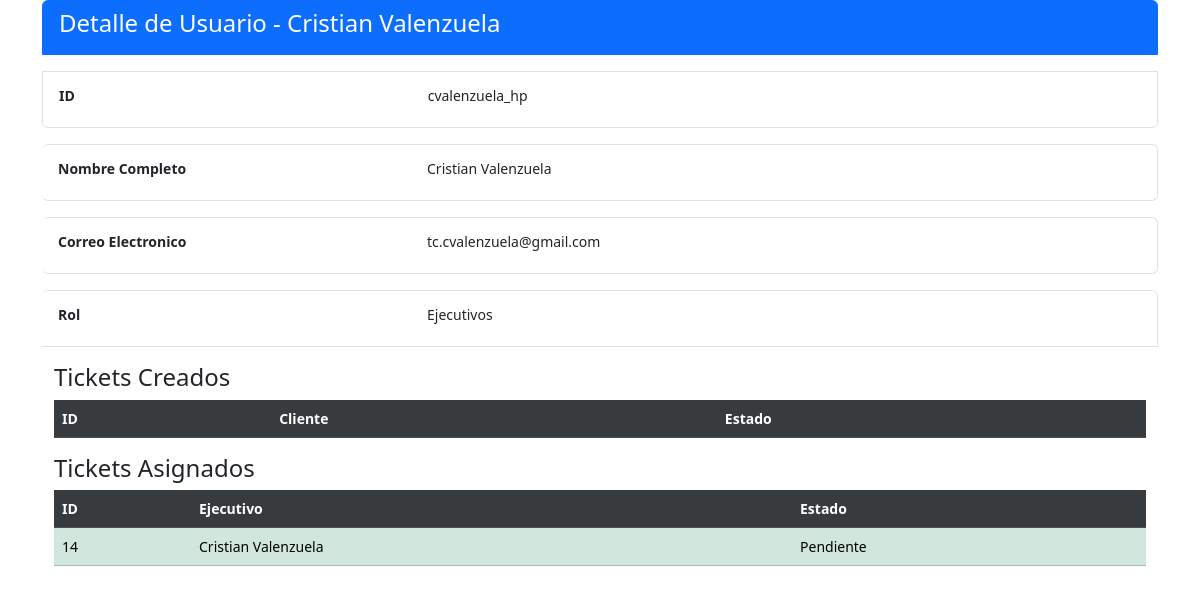
/home/3/detalle_usuario, run on an earlier commit of the app's database.
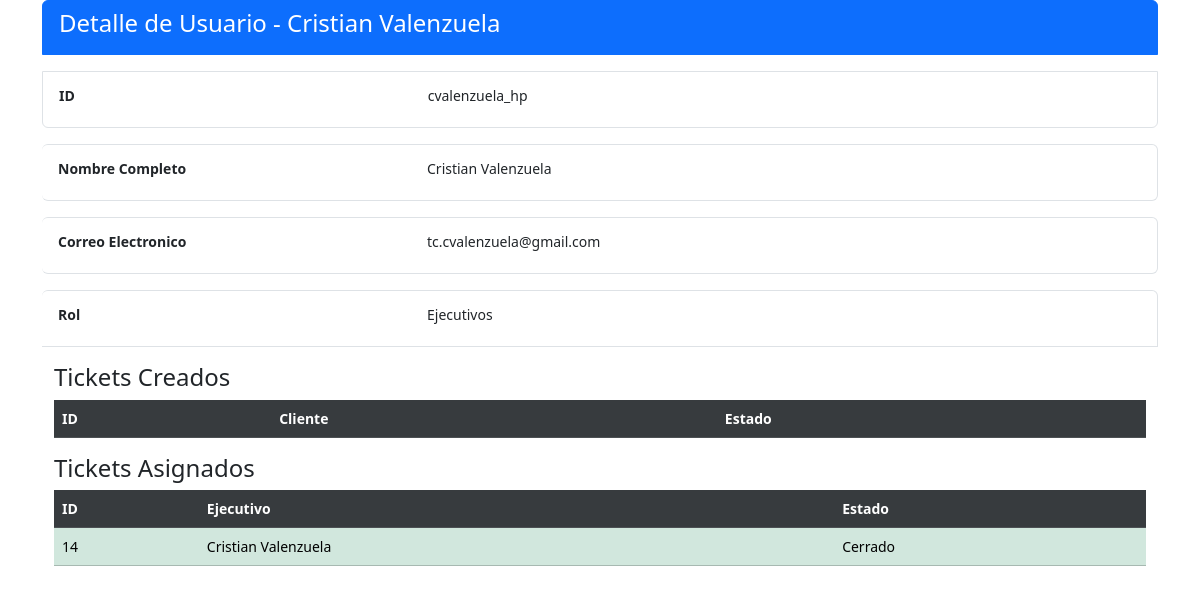
And on a later commit of the database.
### core/models.py (models this page shows, shortened)
class Ticket(models.Model):
    fecha_creacion = models.DateTimeField(auto_now_add=True)
    cliente = models.ForeignKey("Profile", on_delete=models.CASCADE, related_name='tickets_creados')
    ejecutivo = models.ForeignKey("Profile", on_delete=models.CASCADE, related_name='tickets_asignados')
    area = models.ForeignKey("Area", on_delete=models.CASCADE, verbose_name="Area", default = 'Ejecutivo Telefonico')
    tipo = models.ForeignKey("Tipo", on_delete=models.CASCADE, verbose_name="Tipo",default='Solicitud')
    criticidad = models.ForeignKey("Criticidad", on_delete=models.CASCADE, verbose_name="Criticidad",default='Media')
    estado = models.ForeignKey("Estado", on_delete=models.CASCADE, verbose_name="Estado", default=1)
    descripcion = models.TextField()
    observaciones = models.TextField(blank=True)
    user = models.ForeignKey(User,on_delete=models.CASCADE, verbose_name='Usuario', null=True)

class Estado(models.Model):
    estado_ticket = models.CharField(max_length=55, blank=False)
    def __str__(self):
        return self.estado_ticket

class Profile(models.Model):
    user = models.OneToOneField(User, on_delete=models.CASCADE)
    nombre = models.CharField(max_length=255, blank=True)
    apellido = models.CharField(max_length=255, null=True, blank=True)
    email = models.EmailField(unique=True, blank=True)
    group = models.ForeignKey(Group, on_delete=models.CASCADE, verbose_name='Rol', default=2)
    is_active = models.BooleanField(default=True)
    location = models.CharField(max_length=30, blank=True)

### core/views.py (the view)
# urls.py: path('<int:id>/detalle_usuario', vista_detalle_usuario, name='detalle_usuario'),
def vista_detalle_usuario(request, id):
    profile = get_object_or_404(Profile, id=id)
    return render(request, 'core/usuarios/detalle_usuario.html', {'profile': profile})

### core/templates/core/usuarios/detalle_usuario.html (shortened to what this page needs)
<!DOCTYPE html>
<html lang="es">
<head>
    <link href="https://cdn.jsdelivr.net/npm/bootstrap@5.3.3/dist/css/bootstrap.min.css" rel="stylesheet">
</head>
<body>
    <div class="container-sm">
        <ul class="list-group list-group ">
            <li class="list-group-item list-group-flush active alert"><h4>Detalle de Usuario  - {{ profile.nombre }} {{ profile.apellido }}</h4></li>
            <list-group class="list-group-horizontal-sm">
                <li class="list-group-item alert">
                    <div class="mb-2 row">
                        <label
                            for="ID"
                            class="col-4 col-form-label-sm"><strong>ID</strong></label>
                        <label
                        for="ID"
                        class="col-8 col-form-label-sm">{{ profile.user }}</label>
                    </div>
                </li>
                <li class="list-group-item alert">
                    <div class="mb-2 row">
                        <label
                        for="rol"
                        class="col-4 col-form-label-sm"
                        ><strong>Nombre Completo</strong></label>
                    <label
                    for="Nombre"
                    class="col-8 col-form-label-sm">{{ profile.nombre }} {{ profile.apellido }}</label>
                    </div>
                </li>
                <li class="list-group-item alert">
                    <div class="mb-2 row">
                        <label
                        for="rol"
                        class="col-4 col-form-label-sm"
                        ><strong>Correo Electronico</strong></label>
                    <label
                        for="email"
                        class="col-8 col-form-label-sm">{{ profile.email }}</label>
                    </div>
                </li>
                <li class="list-group-item alert">
                    <div class="mb-2 row">
                        <label
                        for="rol"
                        class="col-4 col-form-label-sm"
                        ><strong>Rol</strong></label>
                    <label
                        for="rol"
                        class="col-8 col-form-label-sm">{{ profile.group }}</label>
                    </div>
                </li>
            </list-group>
        </ul>
    </div>
    <div class="container-sm">
        <div class="container-sm">
            <h4>Tickets Creados</h4>
            <table
            class="table table-centered-sm table-danger table-hover"
            >
                <thead class="thead-light table-active table-dark small">
                    <tr>
                        <th>ID</th>
                        <th>Cliente</th>
                        <th>Estado</th>
                    </tr>
                </thead>
            </table>
        </div>
        <div class="container-sm">
            <h4>Tickets Asignados</h4>
            <table
            class="table table-centered table-success table-hover"
            >
                <thead class="thead-light table-active table-dark small">
                    <tr>
                        <th>ID</th>
                        <th>Ejecutivo</th>
                        <th>Estado</th>
                    </tr>
                </thead>
                <tbody class="small">
                    {% for ticket in profile.tickets_asignados.all %}
                    <tr>
                        <td>{{ ticket.id }}</td>
                        <td>{{ ticket.ejecutivo.nombre }} {{ ticket.ejecutivo.apellido}}</td>
                        <td>{{ ticket.estado }}</td>
                    </tr>
                    {% endfor %}
                </tbody>
            </table>
        </div>
    </div>
</body>
</html>

What changed in the data, as far as the page shows it:
changed Ticket "Cristian": estado "Pendiente" → "Cerrado"
